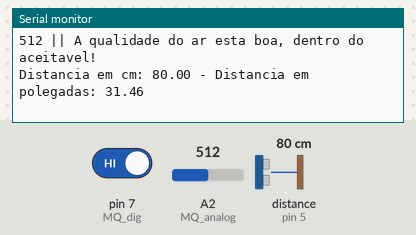
The sketch below on a simulated Arduino Uno, built with avr-gcc and run on an emulated ATmega328P. On the bench: the last lines printed to the serial monitor. Inputs (shaded band) come from the test bench; at power-on: distance to the obstacle (sensor on pin 5) 80 cm, pin 7 (MQ_dig) HIGH, A2 (MQ_analog) = 512. The echo pulse lasts 58.3 µs per cm.

Above: at 2.3 s.
2.4 s: distance to the obstacle (sensor on pin 5) set to 250 cm
At 2.9 s:
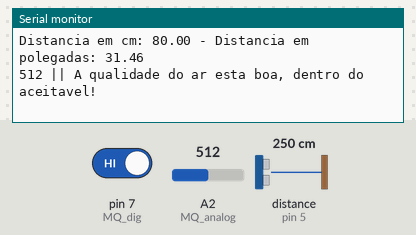
7.6 s: pin 7 (MQ_dig) driven LOW
At 8.9 s:
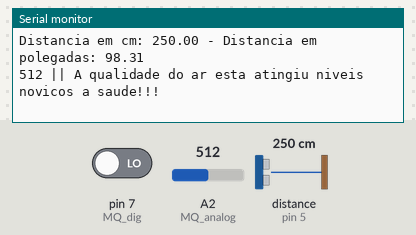
11.6 s: A2 (MQ_analog) set to 716
At 13.0 s:
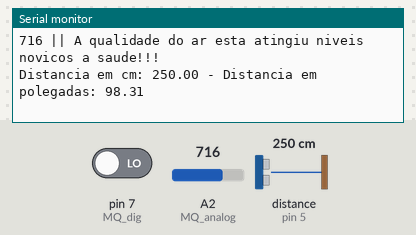
13.7 s: distance to the obstacle (sensor on pin 5) set to 2 cm
At 15.6 s:
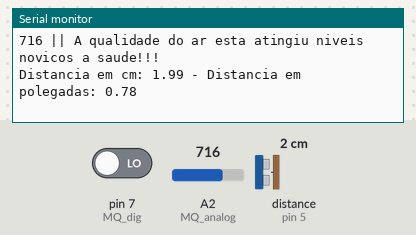
15.8 s: A2 (MQ_analog) set to 900
At 17.5 s:
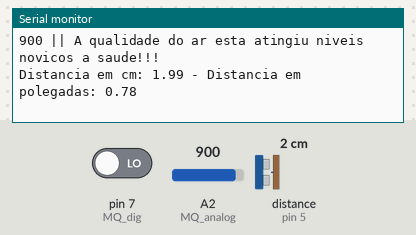
17.9 s: pin 7 (MQ_dig) driven HIGH
At 19.6 s:
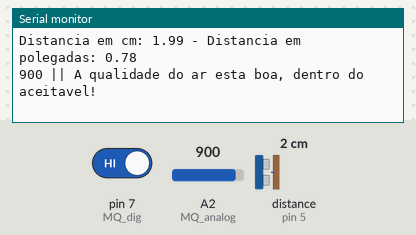
Timing chart, 0 to 21.0 s (numbered marks = the images above; inputs shaded):
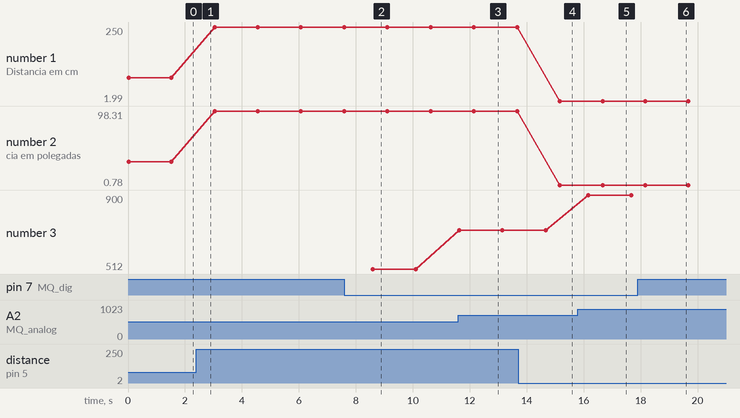

Measured:
- after the input at 7.6 s, the serial monitor: prints a new line after 0.99 s (image 2)
- after the input at 11.6 s, the serial monitor: prints a new line at once (image 3)
- after the input at 13.7 s, the serial monitor: prints a new line after 1.5 s (image 4)
- after the input at 15.8 s, the serial monitor: prints a new line after 0.36 s (image 5)
- after the input at 17.9 s, the serial monitor: prints a new line after 1.3 s (image 6)
- plotted number 1: 80 → 250 after the input at 2.4 s, 250 → 1.99 after the input at 13.7 s
- plotted number 2: 31.46 → 98.31 after the input at 2.4 s, 98.31 → 0.78 after the input at 13.7 s
- plotted number 3: 512 → 716 after the input at 11.6 s, 716 → 900 after the input at 15.8 s

The sketch:

sensormq_125.ino
```cpp
//Carrega a biblioteca do sensor ultrassonico
#include <Ultrasonic.h>

//Define os pinos para o trigger e echo
#define pino_trigger 4
#define pino_echo 5
#define MQ_analog A2
#define MQ_dig 7

int valor_analog;

int valor_dig;

//Inicializa o sensor nos pinos definidos acima
Ultrasonic ultrasonic(pino_trigger, pino_echo);

void setup()
{
  Serial.begin(9600);
  Serial.println("Lendo dados do sensor...");
  pinMode(MQ_analog, INPUT);

  pinMode(MQ_dig, INPUT);
}

void loop()
{
  //Le as informacoes do sensor, em cm e pol
  float cmMsec, inMsec;
  long microsec = ultrasonic.timing();
  cmMsec = ultrasonic.convert(microsec, Ultrasonic::CM);
  inMsec = ultrasonic.convert(microsec, Ultrasonic::IN);
  //Exibe informacoes no serial monitor
  Serial.print("Distancia em cm: ");
  Serial.print(cmMsec);
  Serial.print(" - Distancia em polegadas: ");
  Serial.println(inMsec);
  delay(1000);

  valor_analog = analogRead(MQ_analog);
  valor_dig = digitalRead(MQ_dig);
  Serial.print(valor_analog);
  Serial.print(" || ");
  if(valor_dig == 0)
    Serial.println("A qualidade do ar esta atingiu niveis novicos a saude!!!");

   else
     Serial.println("A qualidade do ar esta boa, dentro do aceitavel!");
   delay(500);

}
```
